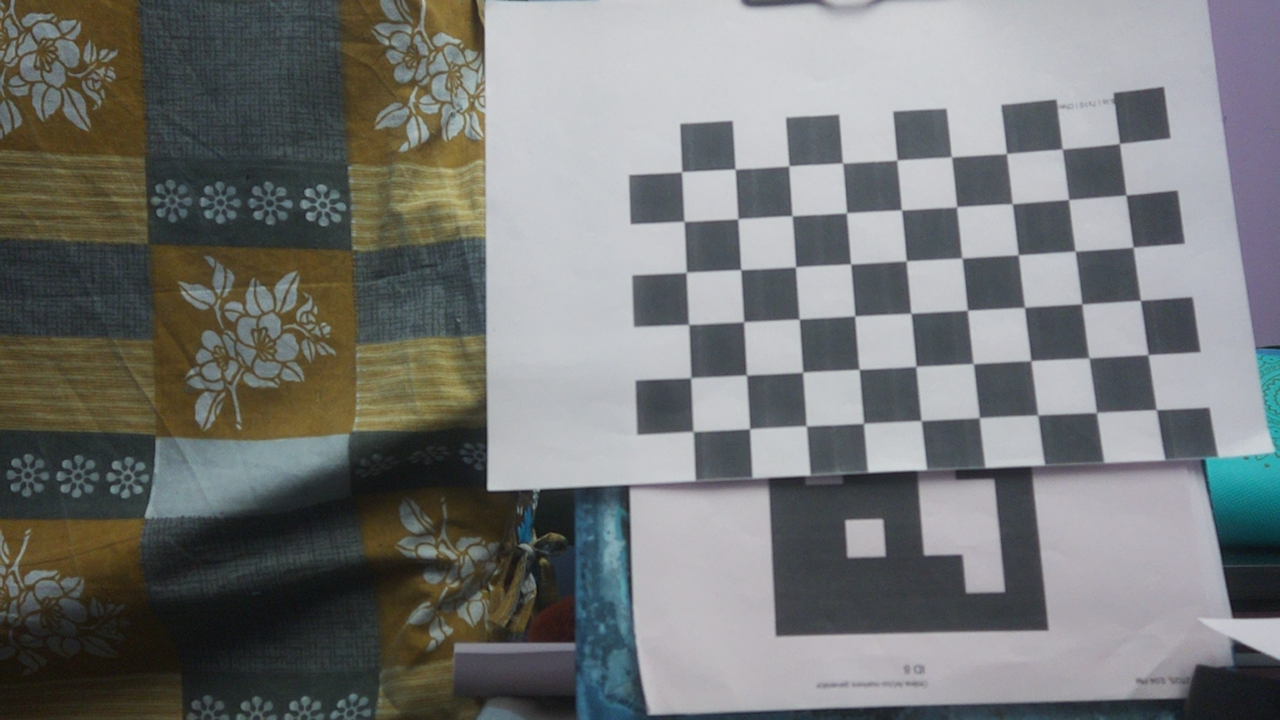
#> input picture calibration_images/image0.png, 1280 x 720 px; its folder holds only this picture in this run
$ python calibration.py
#> lines starting #> are read from the running program, lines starting #| are printed output that depends on the picture
import cv2 as cv # imporing required modules
import os
import numpy as np

# Chess/checker board size, dimensions
CHESS_BOARD_DIM = (9, 6) # the dimension of chessboard(there should be exact dimension where we caliberate and we capture)

# The size of squares in the checker board design.
SQUARE_SIZE = 22  # millimeters (change it according to printed size)

# termination criteria
criteria = (cv.TERM_CRITERIA_EPS + cv.TERM_CRITERIA_MAX_ITER, 30, 0.001)

calib_data_path = "/home/kabish/gap_measuement_decy/calibrated_data"
CHECK_DIR = os.path.isdir(calib_data_path)

# saving the image / camera calibration data

if not CHECK_DIR: # checks whether the Dir is presented
    os.makedirs(calib_data_path)
    print(f'"{calib_data_path}" Directory is created')

else:
    print(f'"{calib_data_path}" Directory already Exists.')

# prepare object points, i.e. (0,0,0), (1,0,0), (2,0,0) ....,(6,5,0)
# will be np.zeros(9 * 6, 3) and converted to float will return 0s of 54 rows and 3 columns
obj_3D = np.zeros((CHESS_BOARD_DIM[0] * CHESS_BOARD_DIM[1], 3), np.float32)

obj_3D[:, :2] = np.mgrid[0 : CHESS_BOARD_DIM[0], 0 : CHESS_BOARD_DIM[1]].T.reshape(
    -1, 2
)
obj_3D *= SQUARE_SIZE
print(obj_3D) # returns the value of the matrix

# Arrays to store object points and image points from all the given images.
obj_points_3D = []  # 3d point in real world space
img_points_2D = []  # 2d points in image plane

# The images directory path
image_dir_path = "calibration_images"

files = os.listdir(image_dir_path)  # list of names of all the files present
for file in files:
    print(file) # displays the file names in the folder
    imagePath = os.path.join(image_dir_path, file)
    # print(imagePath)

    image = cv.imread(imagePath) # reads the image
#> image is the input picture: shape (720, 1280, 3); mean B, G, R 118, 119, 117.1
    grayScale = cv.cvtColor(image, cv.COLOR_BGR2GRAY) # converting to grayscale
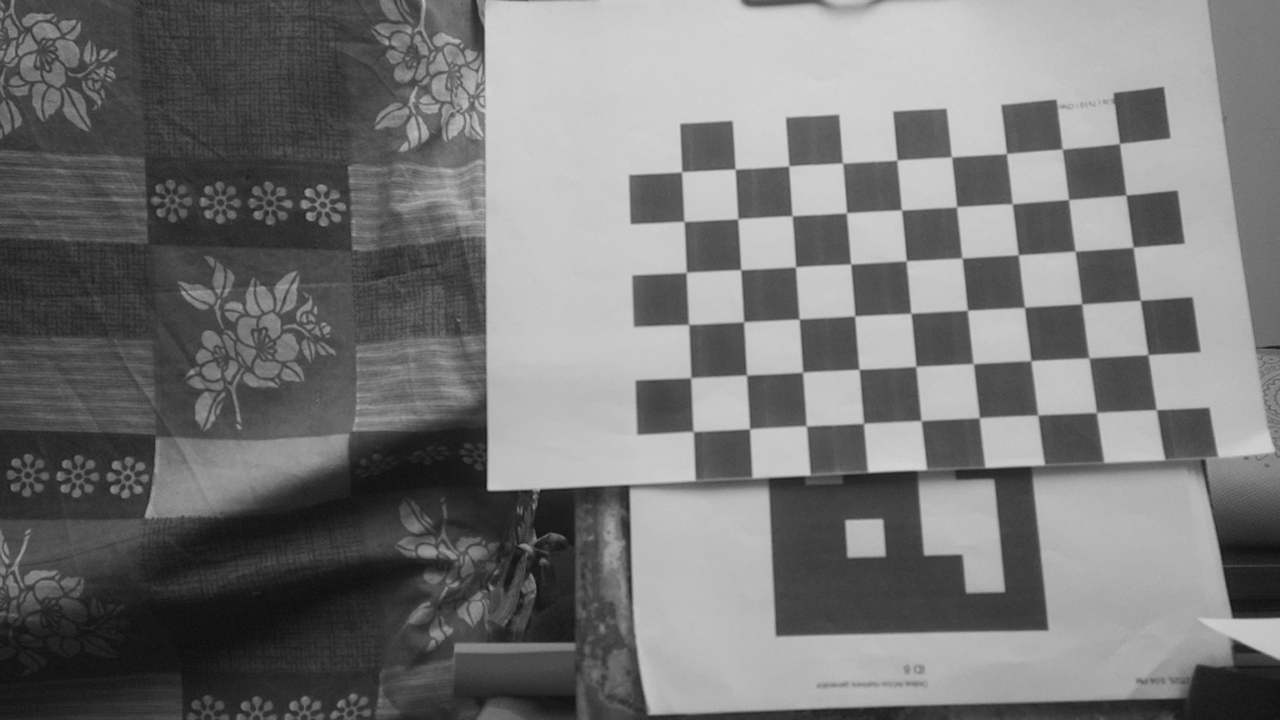
#> grayScale: shape (720, 1280); min 13, max 212, mean 118.3
    ret, corners = cv.findChessboardCorners(image, CHESS_BOARD_DIM, None) # detects the chess board corners
#> ret = True; corners = 54 rows, first 8: [1156.5, 409.5], [1096, 412], [1038, 415], [980.9, 417.7], [921.6, 420.5], [872.1, 416.2], [799, 418], [749.9, 430]
    if ret == True:
        obj_points_3D.append(obj_3D)
        corners2 = cv.cornerSubPix(grayScale, corners, (3, 3), (-1, -1), criteria)
#> corners2 = 54 rows, first 8: [1156.4, 409.7], [1096.4, 412.7], [1037.8, 415.1], [979.4, 417.7], [921.2, 420.6], [872.1, 416.2], [799, 418], [749.6, 428.9]
        img_points_2D.append(corners2)

        img = cv.drawChessboardCorners(image, CHESS_BOARD_DIM, corners2, ret)
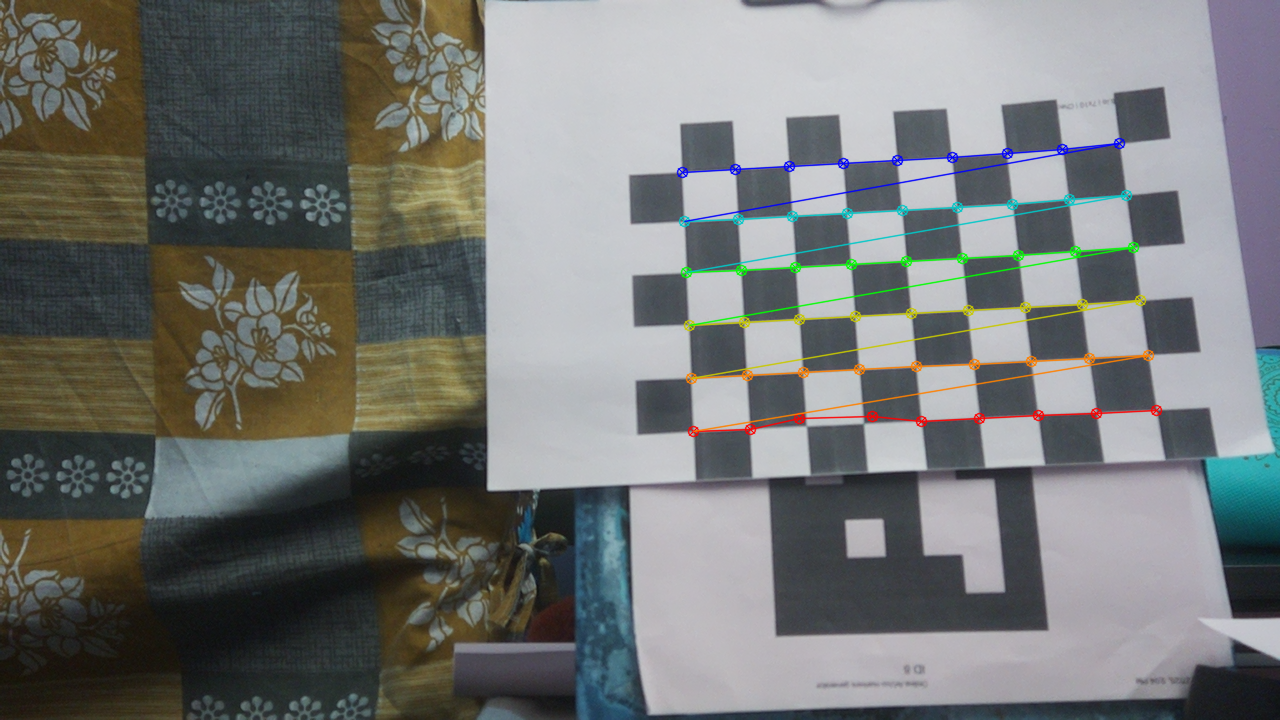
#> img: shape (720, 1280, 3); mean B, G, R 117.3, 118.9, 116.8

cv.destroyAllWindows()
# h, w = image.shape[:2]
ret, mtx, dist, rvecs, tvecs = cv.calibrateCamera(obj_points_3D, img_points_2D, grayScale.shape[::-1], None, None) # caliberation part
#> ret = 2.02; mtx = [[1231.8, 0, 389.8], [0, 1257.1, 620], [0, 0, 1]]; dist = [[0.651, -1.48, -0.00448, -0.0634, 1.46]]; rvecs = ([0.162, 0.458, 3.11],); tvecs = ([298, -76.16, 478.9],)
print("calibrated")

print("dumping the data into one files using numpy ")
np.savez(
    f"{calib_data_path}/MultiMatrix_rpi",
    camMatrix=mtx,
    distCoef=dist,
    rVector=rvecs,
    tVector=tvecs,
) # creating a file and storing all the datas to the file named MultiMatrix

print("-------------------------------------------")

print("loading data stored using numpy savez function\n \n \n")

data = np.load(f"{calib_data_path}/MultiMatrix_rpi.npz")

camMatrix = data["camMatrix"]
distCof = data["distCoef"]
rVector = data["rVector"]
tVector = data["tVector"]

print(f"loaded calibration data successfully to {calib_data_path}")

$ run again, on calibration_images/image12.png
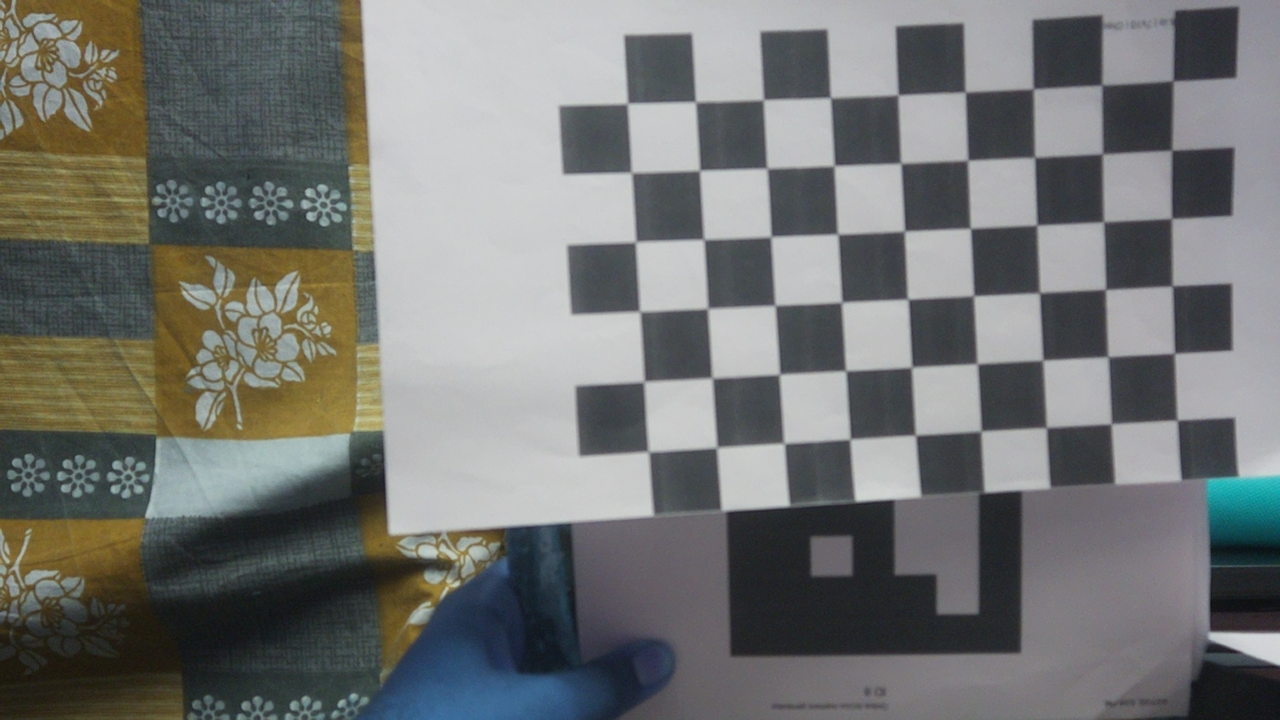
#> input picture calibration_images/image12.png, 1280 x 720 px
#> image is the input picture: shape (720, 1280, 3); mean B, G, R 114.5, 116.6, 115
#> `grayScale = cv.cvtColor(image, cv.COLOR_BGR2GRAY)`:
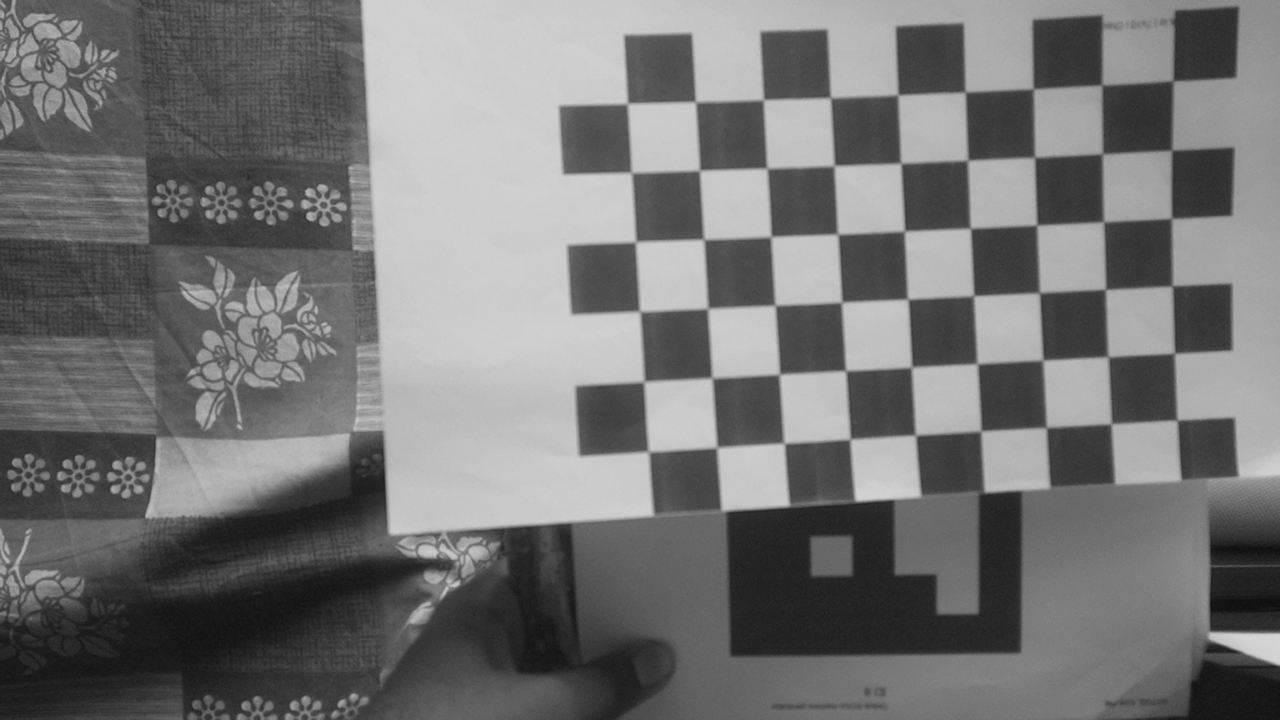
#> grayScale: shape (720, 1280); min 12, max 216, mean 115.9
#> `ret, corners = cv.findChessboardCorners(image, CHESS_BOARD_DIM, None)`: ret = True; corners = 54 rows, first 8: [1178.1, 421.5], [1112.2, 422.8], [1045.4, 426.9], [982.4, 429.6], [914, 433.7], [848.8, 441.1], [784, 443], [717, 447.5]
#> corners2 = 54 rows, first 8: [1177.5, 420.5], [1111.2, 424.1], [1046.5, 428.1], [981.4, 430.9], [915.9, 435.6], [850, 439.6], [784.8, 444.3], [716.3, 448.1]
#> `img = cv.drawChessboardCorners(image, CHESS_BOARD_DIM, corners2, ret)`:
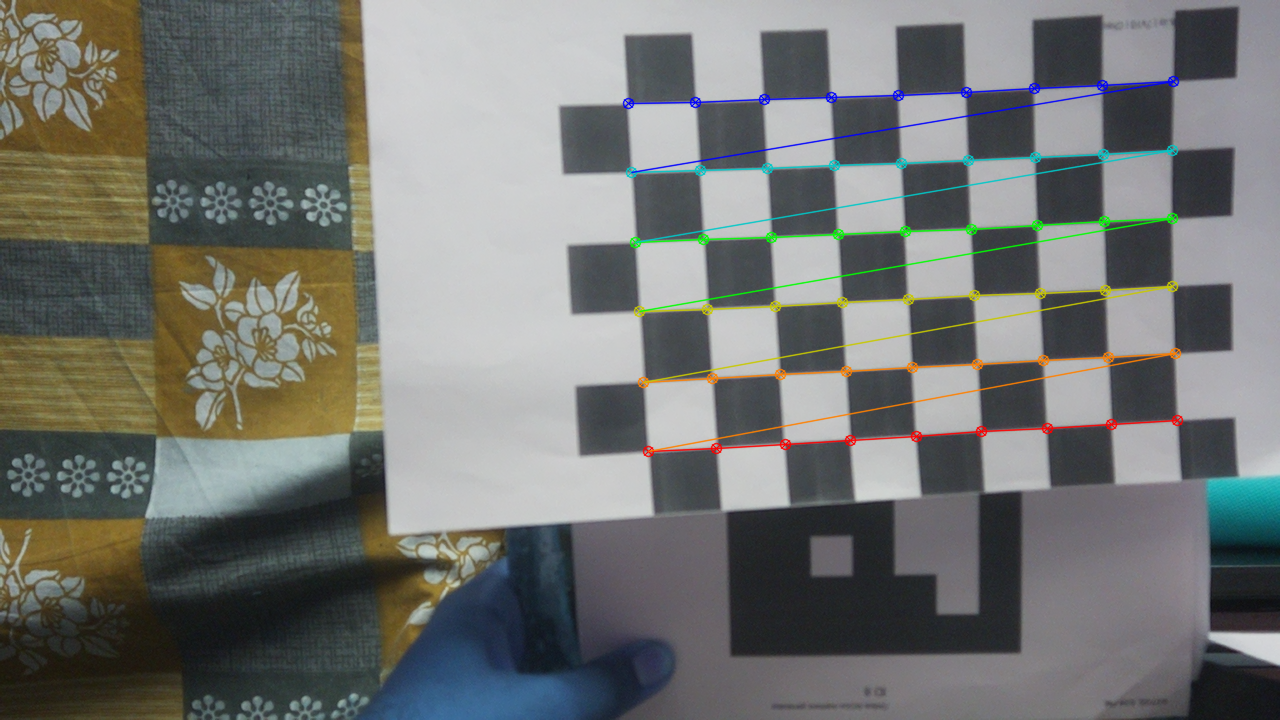
#> img: shape (720, 1280, 3); mean B, G, R 113.8, 116.7, 114.8
#> `ret, mtx, dist, rvecs, tvecs = cv.calibrateCamera(obj_points_3D, img_p..`: ret = 0.714; mtx = [[2499.1, 0, 529.5], [0, 2406.4, 493], [0, 0, 1]]; dist = [[-0.568, 10.8, 0.0415, 0.0168, -21.23]]; rvecs = ([-0.452, -0.108, 3.04],); tvecs = ([202.9, -25.93, 792.6],)
